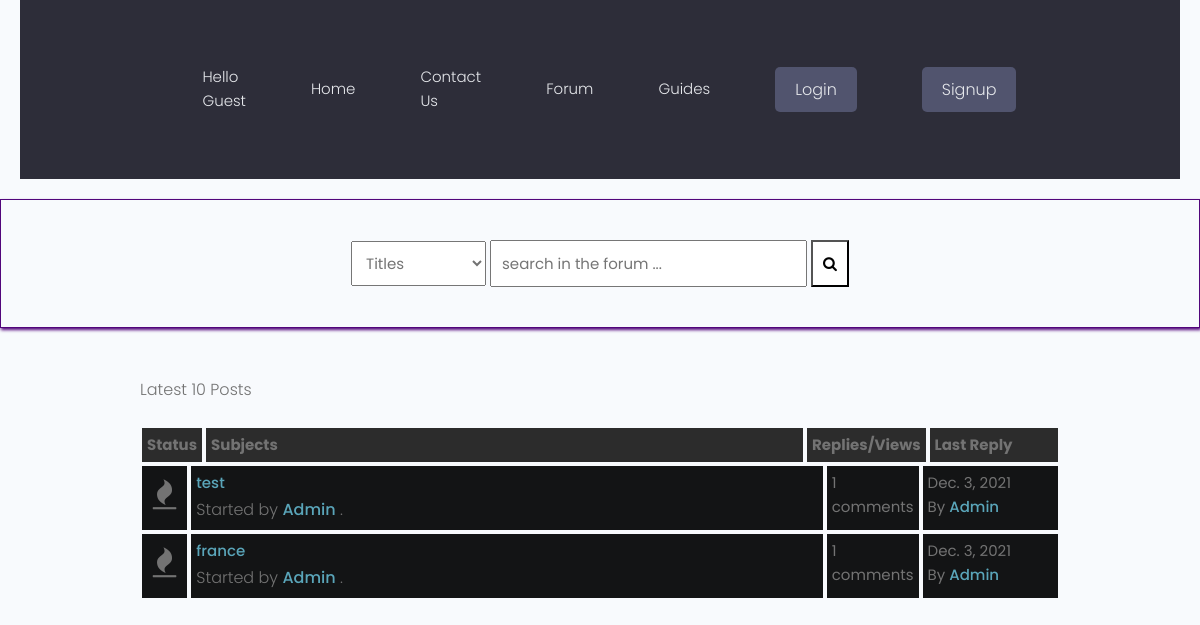
/forum/latest_posts, run on an earlier commit of the app's database.
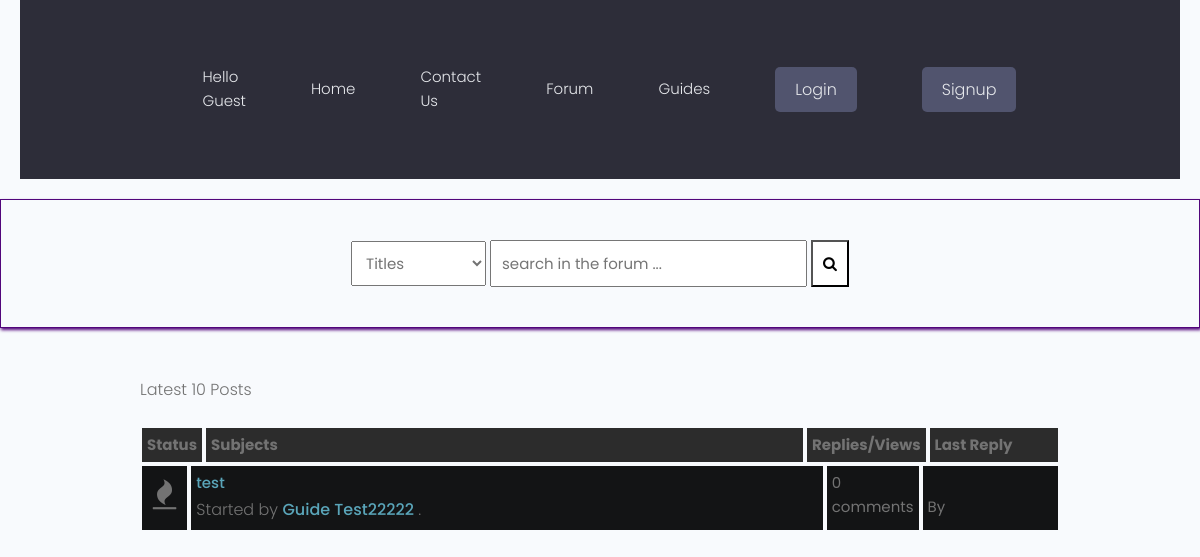
And on a later commit of the database.
### forum/models.py (models this page shows, shortened)
class Post(models.Model):
    title = models.CharField(max_length=400)
    slug = models.SlugField(max_length=400, unique=True, blank=True)
    user = models.ForeignKey(Author, on_delete=models.CASCADE) #frame key of the author
    content = HTMLField()
    categories = models.ForeignKey(Category, on_delete=models.SET_NULL, null=True)
    date = models.DateTimeField(auto_now_add=True)
    tags = TaggableManager() #imported from taggit.managers
    comments = models.ManyToManyField(Comment, blank=True)
    closed = models.BooleanField(default=False)
    def get_url(self):
        return reverse("detail", kwargs={
            "slug":self.slug
        })
    @property
    def num_comments(self):
        return self.comments.count()
    @property
    def last_reply(self):
        return self.comments.latest("date")

class Author(models.Model):
    user = models.ForeignKey(User, on_delete=models.CASCADE)
    fullname = models.CharField(max_length=40, blank=True)
    slug = models.SlugField(max_length=400, unique=True, blank=True) # imported from django.utils.text
    bio = HTMLField() #desctription of the user imported the field from tinymce.models

class Comment(models.Model):
    user = models.ForeignKey(Author, on_delete=models.CASCADE)
    content = models.TextField()
    date = models.DateTimeField(auto_now_add=True)

### forum/views.py (the view)
# urls.py: path("latest_posts", latest_posts, name="latest_posts"),
def latest_posts(request):
    posts = Post.objects.all()[:10]
    context = {
        "posts":posts,
        "title": "latest-posts",
    }
    return render(request, "forum/latest-posts.html", context)

### forum/context_processors.py (called while the page is built, shortened)
def searchFunction(request):
    search_context = {}
    posts = Post.objects.all()
    return search_context

### forum/templates/forum/latest-posts.html
{% extends 'forumsbase.html' %}
{% block content %}
    <div class="container">
        <div class="navigate">
            <span>Latest 10 Posts</span>
        </div>
        <div class="posts-table">
            <div class="table-head">
                <div class="status">Status</div>
                <div class="subjects">Subjects</div>
                <div class="replies">Replies/Views</div>
                <div class="last-reply">Last Reply</div>
            </div>
            {% for post in posts %}
            <div class="table-row">
                <div class="status"><i class="fa fa-fire"></i></div>
                <div class="subjects">
                    <a href="{{post.get_url}}">{{post.title}}</a>
                    <br>
                    <span>Started by <b><a href="">{{post.user.fullname|title}}</a></b> .</span>
                </div>
                <div class="replies">
                    {{post.num_comments}} comments <br>
                </div>
                <div class="last-reply">
                    {{post.last_reply.date|date}}
                    <br>By <b><a href="">{{post.last_reply.user.fullname|title}}</a></b>
                </div>
            </div>
            {% endfor %}
        </div>
    {% endblock content %}

What changed in the data, as far as the page shows it:
removed Post: title "test", user.fullname "Admin", num_comments "1", last_reply "Dec. 3, 2021", last_reply.user.fullname "Admin"
removed Post: title "france", user.fullname "Admin", num_comments "1", last_reply "Dec. 3, 2021", last_reply.user.fullname "Admin"
added Post: title "test", user.fullname "Guide Test22222", num_comments "0"
